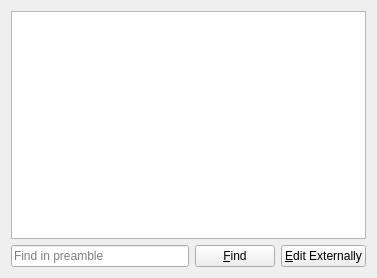
<?xml version="1.0" encoding="UTF-8"?>
<ui version="4.0">
 <class>PreambleUi</class>
 <widget class="QWidget" name="PreambleUi">
  <property name="geometry">
   <rect>
    <x>0</x>
    <y>0</y>
    <width>377</width>
    <height>278</height>
   </rect>
  </property>
  <property name="windowTitle">
   <string/>
  </property>
  <layout class="QGridLayout">
   <property name="leftMargin">
    <number>11</number>
   </property>
   <property name="topMargin">
    <number>11</number>
   </property>
   <property name="rightMargin">
    <number>11</number>
   </property>
   <property name="bottomMargin">
    <number>11</number>
   </property>
   <property name="spacing">
    <number>6</number>
   </property>
   <item row="1" column="0">
    <widget class="QLineEdit" name="findLE">
     <property name="placeholderText">
      <string>Find in preamble</string>
     </property>
    </widget>
   </item>
   <item row="1" column="1">
    <widget class="QPushButton" name="findButtonPB">
     <property name="text">
      <string>&amp;Find</string>
     </property>
    </widget>
   </item>
   <item row="1" column="2">
    <widget class="QPushButton" name="editPB">
     <property name="toolTip">
      <string>Editor for LaTeX (plain) format will be used</string>
     </property>
     <property name="text">
      <string>&amp;Edit Externally</string>
     </property>
    </widget>
   </item>
   <item row="0" column="0" colspan="3">
    <widget class="QTextEdit" name="preambleTE">
     <property name="inputMethodHints">
      <set>Qt::ImhMultiLine|Qt::ImhPreferLatin</set>
     </property>
     <property name="acceptRichText">
      <bool>false</bool>
     </property>
    </widget>
   </item>
  </layout>
 </widget>
 <includes>
  <include location="local">qt_i18n.h</include>
 </includes>
 <resources/>
 <connections/>
</ui>
